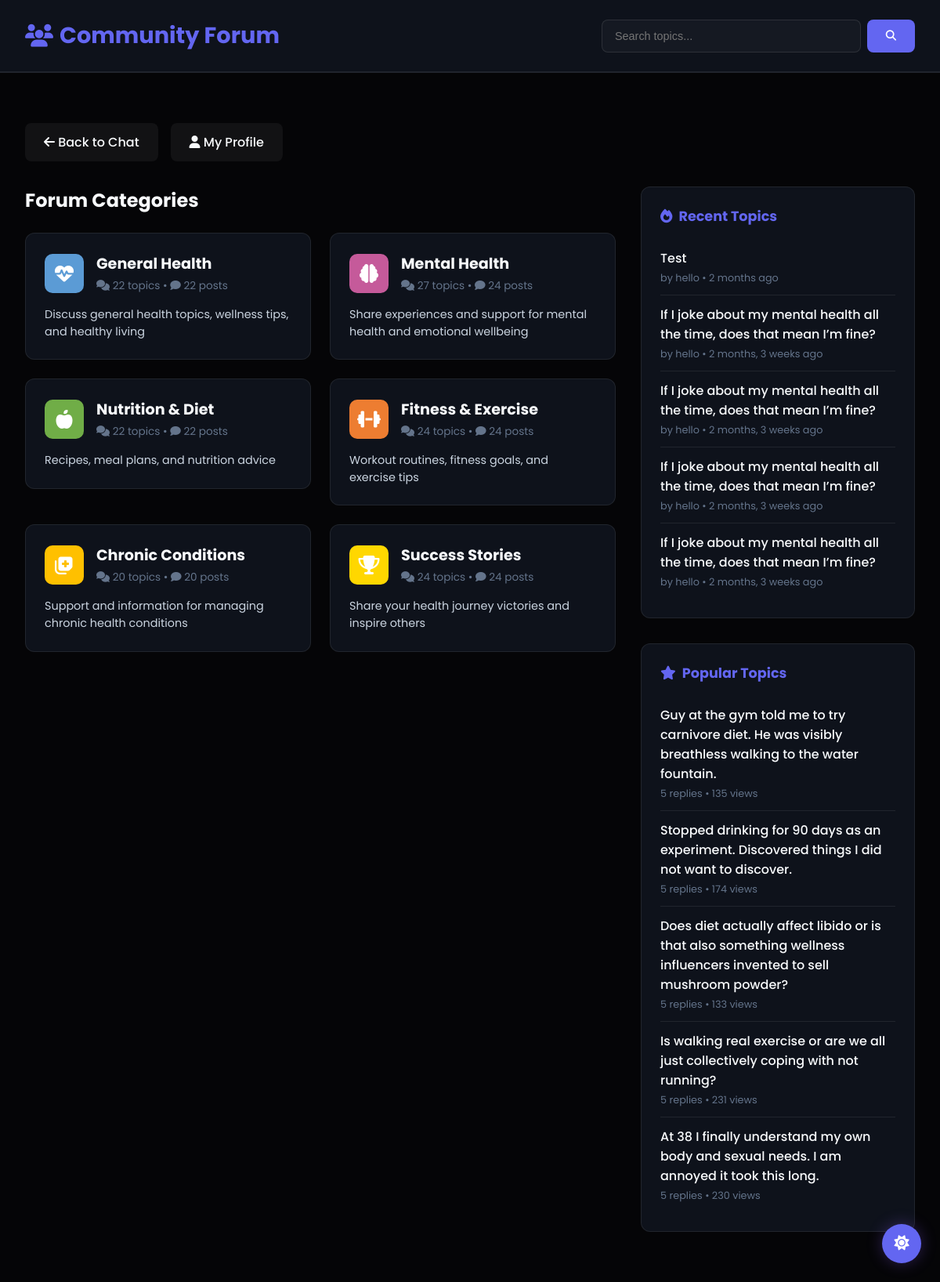
Before: /community/ (signed in) with the older database file.
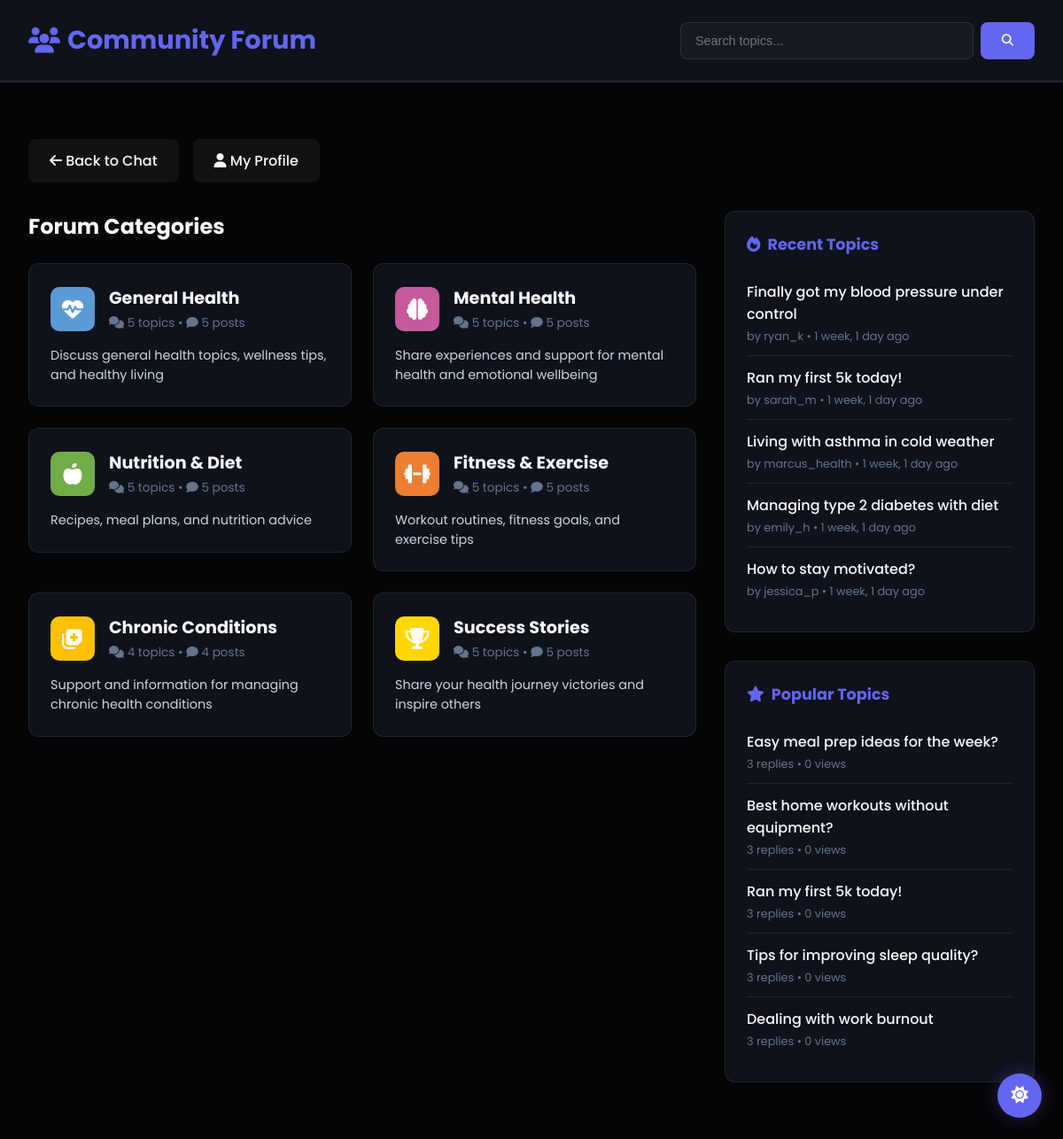
After: the same page with the newer database file.
### community/models.py (models this page shows, shortened)
class ForumCategory(models.Model):
    name = models.CharField(max_length=100)
    description = models.TextField(blank=True)
    icon = models.CharField(max_length=50, default='fa-comments')  # FontAwesome icon class
    color = models.CharField(max_length=7, default='#3AAFA9')  # Hex color
    created_at = models.DateTimeField(auto_now_add=True)
    order = models.IntegerField(default=0)  # For custom ordering
    class Meta:
        verbose_name_plural = 'Forum Categories'
        ordering = ['order', 'name']

class ForumTopic(models.Model):
    id = models.UUIDField(primary_key=True, default=uuid.uuid4, editable=False)
    category = models.ForeignKey(ForumCategory, on_delete=models.CASCADE, related_name='topics')
    author = models.ForeignKey(User, on_delete=models.CASCADE, related_name='forum_topics')
    title = models.CharField(max_length=200)
    content = models.TextField()
    created_at = models.DateTimeField(auto_now_add=True)
    updated_at = models.DateTimeField(auto_now=True)
    is_pinned = models.BooleanField(default=False)  # Pinned topics appear first
    is_locked = models.BooleanField(default=False)  # Locked topics can't receive replies
    views = models.IntegerField(default=0)
    class Meta:
        ordering = ['-is_pinned', '-updated_at']

### accounts/models.py (models this page shows, shortened)
class CustomUser(AbstractUser, PermissionsMixin):
    email = models.EmailField(unique=True)
    USERNAME_FIELD = 'username'
    REQUIRED_FIELDS = ['email']

### community/views.py (the view)
# urls.py: path('', views.forum_home, name='forum_home'),
@login_required
def forum_home(request):
    categories = ForumCategory.objects.annotate(
        topic_count=Count('topics'),
        reply_count=Count('topics__replies')
    ).all()
    recent_topics = ForumTopic.objects.select_related('author', 'category').order_by('-created_at')[:5]
    popular_topics = ForumTopic.objects.annotate(
        reply_count=Count('replies')
    ).order_by('-reply_count')[:5]
    context = {
        'categories': categories,
        'recent_topics': recent_topics,
        'popular_topics': popular_topics,
    }
    return render(request, 'community/forum_home.html', context)

### templates/community/forum_home.html (shortened to what the changed rows need)
{% load static %}
<!DOCTYPE html>
<html lang="en">
<head>
    <link rel="stylesheet" href="https://cdnjs.cloudflare.com/ajax/libs/font-awesome/6.5.0/css/all.min.css">
    <link rel="stylesheet" href="{% static 'health_assistant/css/dark-mode.css' %}">
</head>
<body>
    <div class="header">
        <div class="header-content">
            <h1><i class="fas fa-users"></i> Community Forum</h1>
        </div>
    </div>
    <div class="container">
        <div class="grid-layout">
            <div class="main-content">
                <h2 style="margin-bottom: 1.5rem; font-size: 1.5rem;">Forum Categories</h2>
                <div class="categories-grid">
                    {% for category in categories %}
                    <a href="{% url 'category_view' category.id %}" style="text-decoration: none; color: inherit;">
                        <div class="category-card">
                            <div class="category-header">
                                <div class="category-icon" style="background: {{ category.color }};">
                                    <i class="{{ category.icon }}"></i>
                                </div>
                                <div class="category-info">
                                    <h3>{{ category.name }}</h3>
                                    <div class="category-stats">
                                        <i class="fas fa-comments"></i> {{ category.topic_count }} topics •
                                        <i class="fas fa-comment"></i> {{ category.reply_count }} posts
                                    </div>
                                </div>
                            </div>
                            <p class="category-description">{{ category.description }}</p>
                        </div>
                    </a>
                    {% empty %}
                    <p style="color: var(--text-tertiary); font-style: italic;">No categories yet. Check back soon!</p>
                    {% endfor %}
                </div>
            </div>
            <aside>
                <div class="sidebar-section">
                    <ul class="topic-list">
                        {% for topic in recent_topics %}
                        <li class="topic-item">
                            <a href="{% url 'topic_view' topic.id %}">{{ topic.title }}</a>
                            <div class="topic-meta">
                                by {{ topic.author.username }} • {{ topic.created_at|timesince }} ago
                            </div>
                        </li>
                        {% empty %}
                        <li style="color: var(--text-tertiary); font-style: italic;">No topics yet</li>
                        {% endfor %}
                    </ul>
                </div>
                <div class="sidebar-section">
                    <ul class="topic-list">
                        {% for topic in popular_topics %}
                        <li class="topic-item">
                            <a href="{% url 'topic_view' topic.id %}">{{ topic.title }}</a>
                            <div class="topic-meta">
                                {{ topic.reply_count }} replies • {{ topic.views }} views
                            </div>
                        </li>
                        {% empty %}
                        <li style="color: var(--text-tertiary); font-style: italic;">No topics yet</li>
                        {% endfor %}
                    </ul>
                </div>
            </aside>
        </div>
    </div>
</body>
</html>

Changed rows visible on the page:
removed ForumTopic: title "Test", author.username "hello", created_at "2 months", shown under "Recent Topics"
removed ForumTopic: title "If I joke about my mental health all the time, does that mean I’m fine?", author.username "hello", created_at "2 months, 3 weeks", shown under "Recent Topics"
removed ForumTopic: title "If I joke about my mental health all the time, does that mean I’m fine?", author.username "hello", created_at "2 months, 3 weeks", shown under "Recent Topics"
removed ForumTopic: title "If I joke about my mental health all the time, does that mean I’m fine?", author.username "hello", created_at "2 months, 3 weeks", shown under "Recent Topics"
removed ForumTopic: title "If I joke about my mental health all the time, does that mean I’m fine?", author.username "hello", created_at "2 months, 3 weeks", shown under "Recent Topics"
removed ForumTopic: title "Guy at the gym told me to try carnivore diet. He was visibly breathless walking to the water fountain.", reply_count "5", views "135", shown under "Popular Topics"
removed ForumTopic: title "Stopped drinking for 90 days as an experiment. Discovered things I did not want to discover.", reply_count "5", views "174", shown under "Popular Topics"
removed ForumTopic: title "Does diet actually affect libido or is that also something wellness influencers invented to sell mushroom powder?", reply_count "5", views "133", shown under "Popular Topics"
removed ForumTopic: title "Is walking real exercise or are we all just collectively coping with not running?", reply_count "5", views "231", shown under "Popular Topics"
removed ForumTopic: title "At 38 I finally understand my own body and sexual needs. I am annoyed it took this long.", reply_count "5", views "230", shown under "Popular Topics"
computed for ForumCategory "General Health": topic_count "22" → "5"; reply_count "22" → "5"
computed for ForumCategory "Mental Health": topic_count "27" → "5"; reply_count "24" → "5"
computed for ForumCategory "Nutrition & Diet": topic_count "22" → "5"; reply_count "22" → "5"
computed for ForumCategory "Fitness & Exercise": topic_count "24" → "5"; reply_count "24" → "5"
computed for ForumCategory "Chronic Conditions": topic_count "20" → "4"; reply_count "20" → "4"
computed for ForumCategory "Success Stories": topic_count "24" → "5"; reply_count "24" → "5"
added ForumTopic: title "Finally got my blood pressure under control", author.username "ryan_k", created_at "1 week, 1 day", shown under "Recent Topics"
added ForumTopic: title "Ran my first 5k today!", author.username "sarah_m", created_at "1 week, 1 day", reply_count "3", views "0"
added ForumTopic: title "Living with asthma in cold weather", author.username "marcus_health", created_at "1 week, 1 day", shown under "Recent Topics"
added ForumTopic: title "Managing type 2 diabetes with diet", author.username "emily_h", created_at "1 week, 1 day", shown under "Recent Topics"
added ForumTopic: title "How to stay motivated?", author.username "jessica_p", created_at "1 week, 1 day", shown under "Recent Topics"
added ForumTopic: title "Easy meal prep ideas for the week?", reply_count "3", views "0", shown under "Popular Topics"
added ForumTopic: title "Best home workouts without equipment?", reply_count "3", views "0", shown under "Popular Topics"
added ForumTopic: title "Tips for improving sleep quality?", reply_count "3", views "0", shown under "Popular Topics"
added ForumTopic: title "Dealing with work burnout", reply_count "3", views "0", shown under "Popular Topics"
